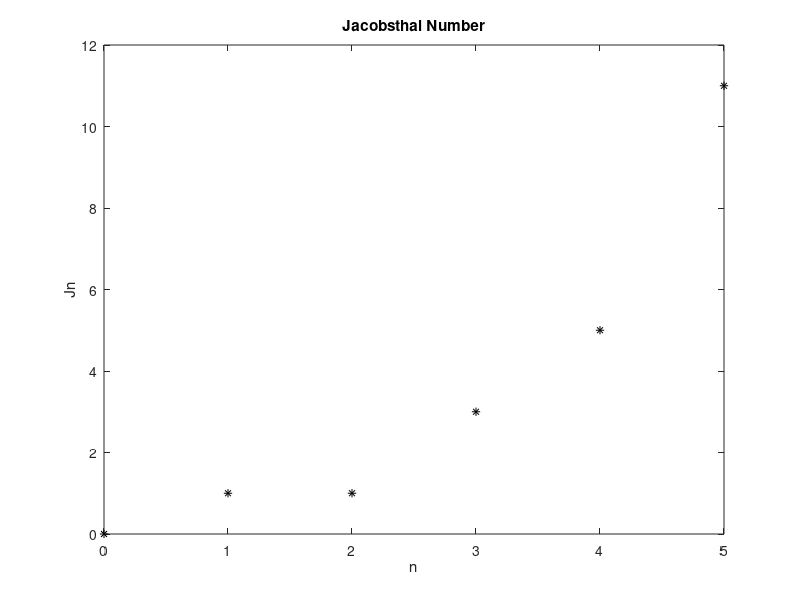

Reproduce this figure in MATLAB.
clear; clc

N = input("How many values are in the sequence: ");
J = [0 1];
for k = 3:N+1
    J(k) = J(k-1) + 2*J(k-2);
end

plot(0:N, J, 'k*');
title("Jacobsthal Number")
xlabel('n')
ylabel('Jn')